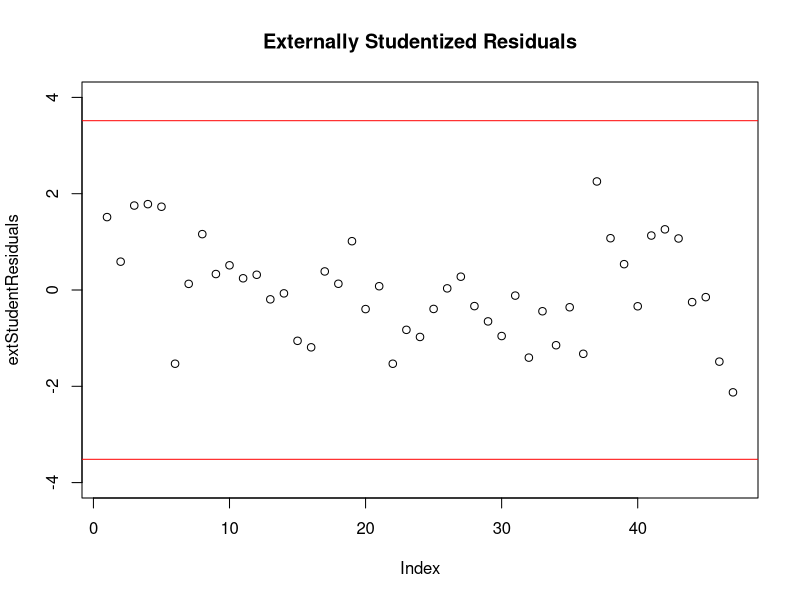
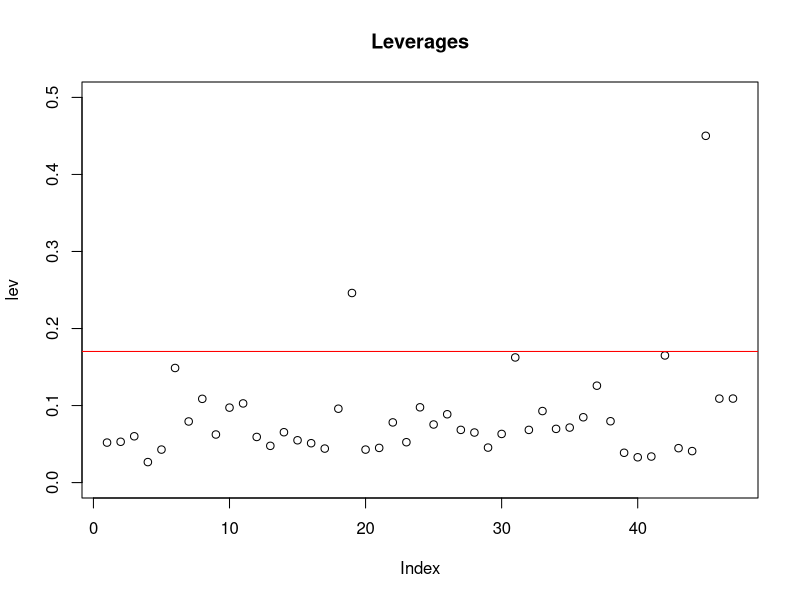

Write R code to recreate these figures, in order.
# Stat 6021: Homework Set 8

## H. Diana McSpadden
## UID: hdm52
## Date: 10/22/2020

#**Attended group with**: Wright, McSpadden, Nam, Alvarado, Chivaluri, Barbre, Bernhardt, Bushkar


#prepareModel}
library(ggplot2)

attach(swiss)
#?swiss

swissModel <- lm(Fertility ~ Education + Catholic + Infant.Mortality)

#q1a-1}

##residuals
#regResiduals <- swissModel$residuals # regular residuals

##studentized residuals
#studentResiduals <- rstandard(swissModel) # rstandard give studentized residuals == ri

##externally studentized residuals
extStudentResiduals <- rstudent(swissModel) # externally studentized 

#q1a-2}
n <- nrow(swiss)
p <- 4
##critical value using Bonferroni procedure
criticalValue <- qt(1-(0.05/(2*n)), n-p-1)
criticalValue

sort(extStudentResiduals)
plot.new()
plot(extStudentResiduals,main="Externally Studentized Residuals", ylim=c(-4,4))
abline(h=criticalValue, col="red")
abline(h=-criticalValue, col="red")

extStudentResiduals[abs(extStudentResiduals)>criticalValue]

#q1b-1}
lev <- lm.influence(swissModel)$hat

#q1b-2}

comparisonValue <- 2*p/n
comparisonValue

sort(lev)

#q1b-3}

plot(lev, main="Leverages", ylim=c(0,0.5))
abline(h=2*p/n, col="red")

#q1c-1}

DFFITS <- dffits(swissModel)
DFFITS[abs(DFFITS)>2*sqrt(p/n)] # how drastically fitted value changes with and without the presence of the observation

#DFBETAS - 
DFBETAS <- dfbetas(swissModel) # measures how estimated coefficients change without presence of the observation
DFBETAS[abs(DFBETAS)>2/sqrt(n)]
# how to find the data point
DFBETAS # can find that value with eyeballing

# COOKS considered how fitted values changes for all values (not just the observation) when data point is removed.
COOKS<-cooks.distance(swissModel)
COOKS[COOKS>qf(0.5,p,n-p)] # f distribution

#q2a-1}

# Knowns
n <- 19
p <- 2
MSE <- 40.13^2
ei <- 120.829070
hii <- 0.23960510

Si2 <- (((n-p) * MSE) - (ei^2/ (1 - hii))) / (n - p - 1)
print(paste("Sihat^2: ", Si2))

ti <- ei / sqrt((Si2 * (1-hii)))
print(paste("ti: ", ti))

#q2a-2}
criticalValue <- qt(1-(0.05/(2*n)), n-p-1)
print(paste("critical value for comparison: ", criticalValue))

#q2b-1}

leverageComparison <- (2 * p) / n
leverageComparison

#q2c-1}
#hii
#ti
DFFITSi6 <- (sqrt(hii / (1 - hii)) * ti)

print(paste("DFFITSi for observation 6: ", DFFITSi6))

#q2d-1}
#ei
#MSE
ri = ei / (sqrt(MSE * (1 - hii)))
#ri

Di = (ri^2 / p) * (hii / (1 - hii))

criticalValueCooks = qf(0.5,p,n-p)

print(paste("Cook's Distance for Observation 6: ", Di))
print(paste("Cook's Distance F Comparison: ", criticalValueCooks))